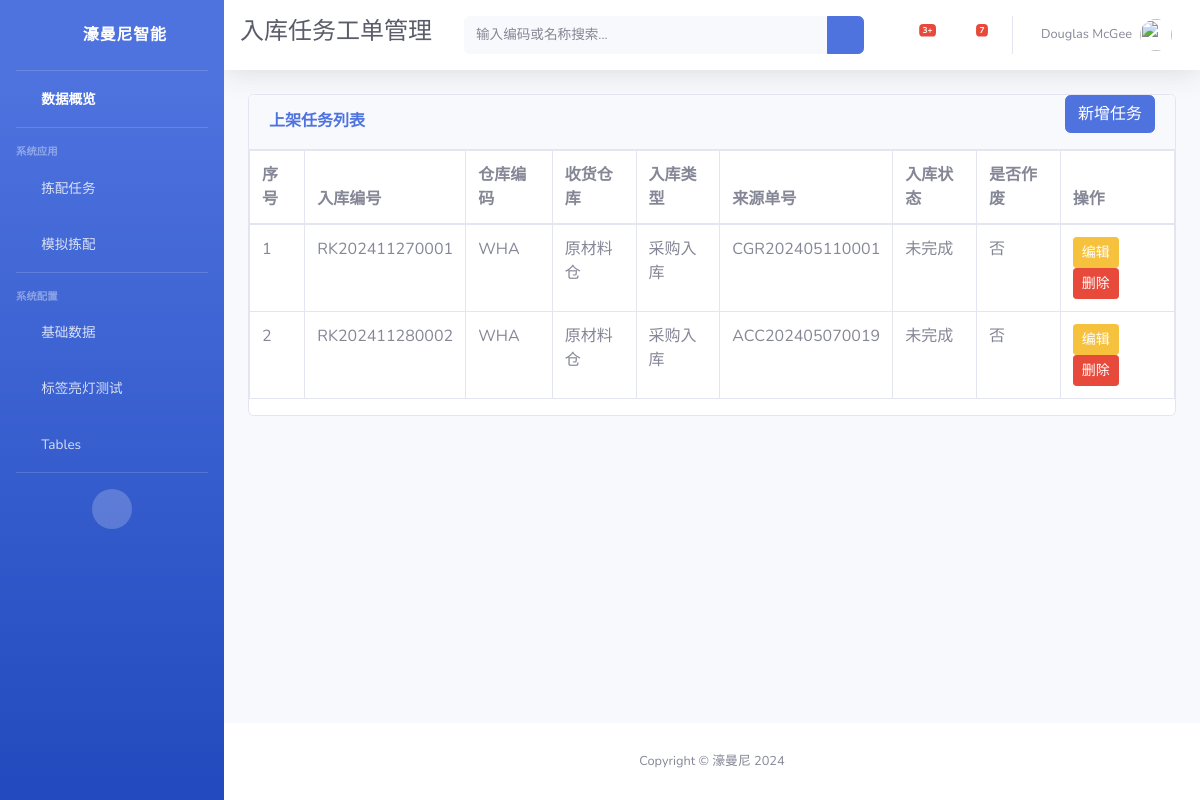
The page /ptl/stock_in_order/ on the database its author committed.
### ptl/models.py (models this page shows, shortened)
class StockInOrder(models.Model):
    number = models.CharField(max_length=32, blank=True, null=True, unique=True, verbose_name='入库单号')
    warehouse_code = models.CharField(max_length=32, blank=True, null=True, verbose_name='仓库编号')
    warehouse_name = models.CharField(max_length=50, blank=True, null=True, verbose_name='收货仓库')
    type = models.CharField(max_length=50, blank=True, null=True, verbose_name='入库类型')
    src_order = models.CharField(max_length=50, blank=True, null=True, verbose_name='来源单号')
    is_complete = models.BooleanField(default=False, verbose_name='完成状态')
    is_void = models.BooleanField(default=False, verbose_name='是否作废')
    remark = models.CharField(max_length=200, blank=True, null=True, verbose_name='备注')
    stock_staff = models.CharField(max_length=50, blank=True, null=True, verbose_name='入库人员')
    create_time = models.DateTimeField(auto_now_add=True, verbose_name='创建时间')
    update_time = models.DateTimeField(auto_now=True, verbose_name='更新时间')
    class Meta:
        verbose_name = '入库任务工单'
        verbose_name_plural = verbose_name

### ptl/views.py (the view)
# urls.py: path('stock_in_order/', StockInOrderListView.as_view(), name='stock_in_order_list'),
class StockInOrderListView(ListView):
    model = StockInOrder
    template_name = 'ptl/stock_in_order_list.html'
    context_object_name = 'stockinorders'
    extra_context = {"menu_title": "入库任务工单管理"}

### ptl/templates/ptl/stock_in_order_list.html (shortened to what this page needs)
{% extends "base.html" %}
{% block topbar %}
    <form class="d-none d-sm-inline-block form-inline mr-auto ml-md-3 my-2 my-md-0 mw-100 navbar-search">
        <div class="input-group">
            <input type="text" class="form-control bg-light border-0 small" placeholder="输入编码或名称搜索..."
                   aria-label="Search" aria-describedby="basic-addon2">
            <div class="input-group-append">
                <button class="btn btn-primary" type="button">
                    <i class="fas fa-search fa-sm"></i>
                </button>
            </div>
        </div>
    </form>
{% endblock %}
{% block page_content %}
    <div class="card">
        <div class="card-header py-0 d-flex justify-content-between align-items-center">
            <h6 class="m-0 font-weight-bold text-primary">上架任务列表</h6>
            <a href="{% url 'ptl:stock_in_order_create' %}" class="btn btn-primary mb-3">新增任务</a>
        </div>
        <div>
            <table class="table table-bordered" id="dataTable" width="100%" cellspacing="0">
                <thead>
                <tr>
                    <th>序号</th>
                    <th>入库编号</th>
                    <th>仓库编码</th>
                    <th>收货仓库</th>
                    <th>入库类型</th>
                    <th>来源单号</th>
                    <th>入库状态</th>
                    <th>是否作废</th>
                    <th>操作</th>
                </tr>
                </thead>
                <tbody>
                {% for order in stockinorders %}
                    <tr>
                        <td>{{ forloop.counter }}</td>
                        <td>{{ order.number }}</td>
                        <td>{{ order.warehouse_code }}</td>
                        <td>{{ order.warehouse_name }}</td>
                        <td>{{ order.type }}</td>
                        <td>{{ order.src_order }}</td>
                        <td>{{ order.is_complete | yesno:"已完成,未完成" }}</td>
                        <td>{{ order.is_void | yesno:"是,否" }}</td>
                        <td>
                            <a href="{% url 'ptl:stock_in_order_update' order.id %}"
                               class="btn btn-sm btn-warning">编辑
                            </a>
                            <a class="btn btn-sm btn-danger"
                               href="{% url 'ptl:stock_in_order_delete' order.id %}"
                               data-toggle="modal"
                               data-target="#deleteModal"
                               data-id="{{ order.id }}"
                               data-name="{{ order.number }}"
                               data-url="{% url 'ptl:stock_in_order_delete' order.id %}"
                            >删除
                            </a>
                        </td>
                    </tr>
                {% endfor %}
                </tbody>
            </table>
        </div>
    </div>
{% endblock %}

### rows shown on the page
StockInOrder: number "RK202411270001", warehouse_code "WHA", warehouse_name "原材料仓", type "采购入库", src_order "CGR202405110001", is_complete "未完成", is_void "否"
StockInOrder: number "RK202411280002", warehouse_code "WHA", warehouse_name "原材料仓", type "采购入库", src_order "ACC202405070019", is_complete "未完成", is_void "否"

### other values the page prints
{{ menu_title | default:'濠曼尼智能亮灯拣配系统' }} "入库任务工单管理"
